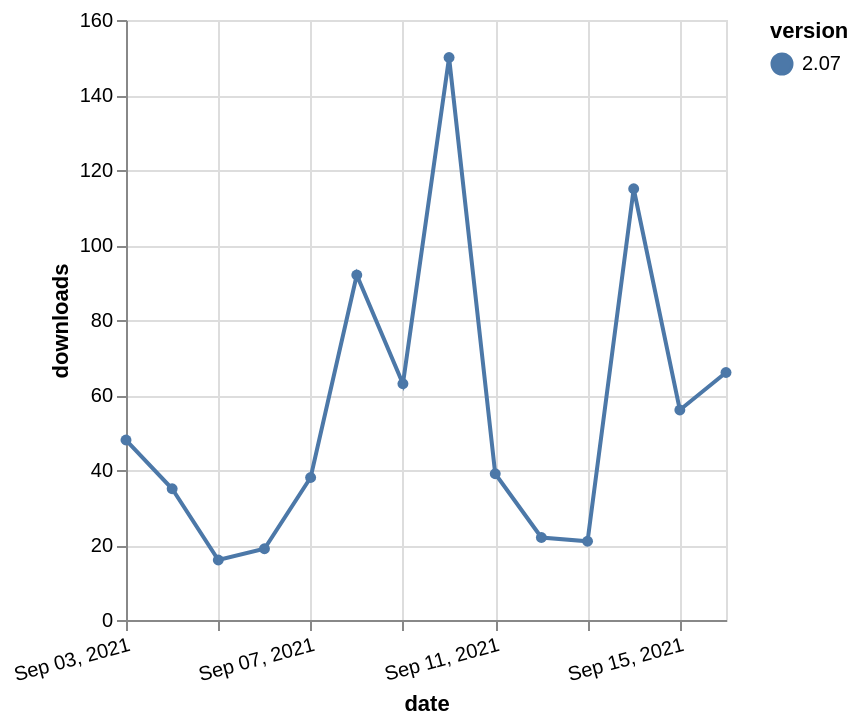

The specification (Vega-Lite) saved for this image:
### Vega-Lite specification from a JSON file in a GitHub repository (floating-point values rounded to 4 significant figures)
{"$schema": "https://vega.github.io/schema/vega-lite/v5.json", "description": "A simple bar chart with embedded data.", "data": {"values": [{"date": "2021-09-03", "total": 79216, "delta": 48, "version": "2.07"}, {"date": "2021-09-04", "total": 79251, "delta": 35, "version": "2.07"}, {"date": "2021-09-05", "total": 79267, "delta": 16, "version": "2.07"}, {"date": "2021-09-06", "total": 79286, "delta": 19, "version": "2.07"}, {"date": "2021-09-07", "total": 79324, "delta": 38, "version": "2.07"}, {"date": "2021-09-08", "total": 79416, "delta": 92, "version": "2.07"}, {"date": "2021-09-09", "total": 79479, "delta": 63, "version": "2.07"}, {"date": "2021-09-10", "total": 79629, "delta": 150, "version": "2.07"}, {"date": "2021-09-11", "total": 79668, "delta": 39, "version": "2.07"}, {"date": "2021-09-12", "total": 79690, "delta": 22, "version": "2.07"}, {"date": "2021-09-13", "total": 79711, "delta": 21, "version": "2.07"}, {"date": "2021-09-14", "total": 79826, "delta": 115, "version": "2.07"}, {"date": "2021-09-15", "total": 79882, "delta": 56, "version": "2.07"}, {"date": "2021-09-16", "total": 79948, "delta": 66, "version": "2.07"}]}, "width": "container", "mark": {"type": "line", "point": {"filled": true}}, "encoding": {"x": {"field": "date", "type": "temporal", "timeUnit": "yearmonthdate", "title": "date", "axis": {"labelAngle": -15}}, "y": {"field": "delta", "type": "quantitative", "title": "downloads"}, "color": {"field": "version", "type": "nominal"}, "tooltip": {"field": "delta"}}}
